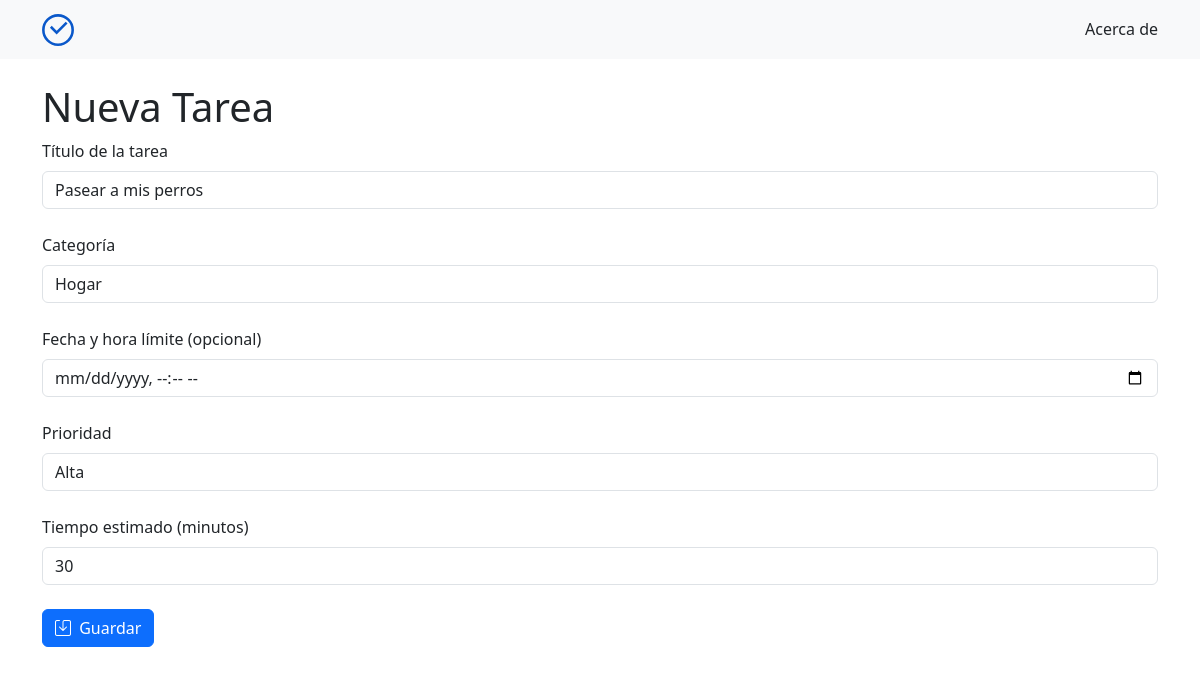
The app's page /editar/1, older data.
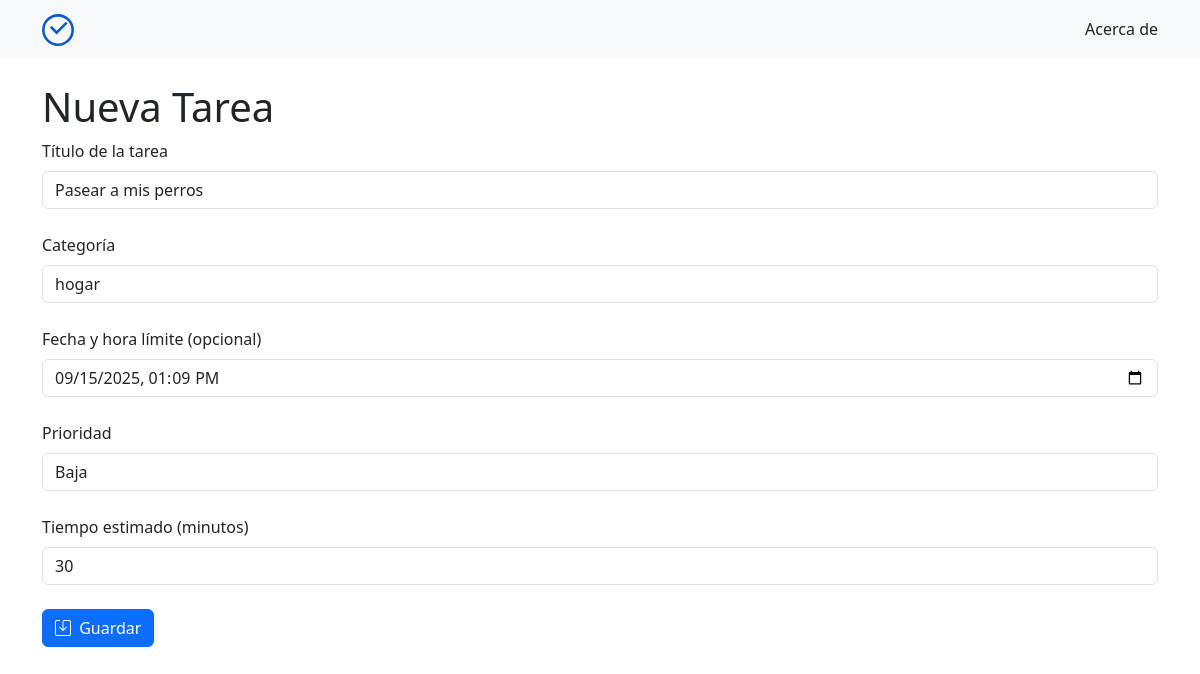
The same page, newer data.
### tables this page shows
CREATE TABLE tareas (
            id INTEGER PRIMARY KEY AUTOINCREMENT,
            nombre TEXT NOT NULL,
            fecha_creacion TEXT NOT NULL DEFAULT (datetime('now','localtime')),
            fecha_limite TEXT,
            prioridad TEXT DEFAULT 'media',
            estado TEXT NOT NULL DEFAULT 'pendiente',
            tiempo_estimado INTEGER,
            completado_en TEXT,
            id_categoria INTEGER NOT NULL,
            fecha_actualizacion TEXT NOT NULL DEFAULT (datetime('now','localtime')),
            FOREIGN KEY (id_categoria) REFERENCES categorias(id)
                ON UPDATE CASCADE
                ON DELETE RESTRICT
        );

### app.py (the view)
@app.route("/editar/<int:id>", methods=["GET", "POST"])
def editar(id): # EDITA Y ACTUALIZA UNA TAREA EXISTENTE
    tarea = Tarea.get_by_id(id)
    if not tarea:
        abort(404)
        return render_template("404.html"), 404
    if request.method == "POST":
        nombre = request.form.get("title", "").strip()
        categoria = request.form.get("categoria", "").strip()
        fecha_limite = request.form.get("fecha_limite", "").strip() or None
        prioridad = request.form.get("prioridad", "").strip() or None
        tiempo_estimado = request.form.get("tiempo_estimado", "").strip() or None
        if tiempo_estimado:
            try:
                tiempo_estimado = int(tiempo_estimado)
            except ValueError:
                flash("El tiempo estimado debe ser un número válido", "danger")
                return redirect(f"/editar/{id}")
        try:
            categoria_id = Categoria.get_or_create(categoria)
            Tarea.update(id, nombre)
            Tarea.move_to_categoria(id, categoria_id)
            if fecha_limite is not None:
                Tarea.set_fecha_limite(id, fecha_limite)
            if prioridad is not None:
                Tarea.set_prioridad(id, prioridad)
            if tiempo_estimado is not None:
                Tarea.set_tiempo_estimado(id, tiempo_estimado)
        except ValueError as err:
            flash(str(err), "danger")
            return redirect(f"/editar/{id}")
        flash("Tarea actualizada", "success")
        return redirect(f"/tarea/{id}")
    else:
        categorias = Categoria.get_all()
        return render_template("editar.html", tarea=tarea, categorias=categorias)

### database.py (called while the page is built)
def connect_db():
    conn = sqlite3.connect(DATABASE_NAME) # Conecta a la base de datos
    conn.row_factory = sqlite3.Row  # Devuelve filas tipo Row: acceso por índice y por llave
    conn.execute("PRAGMA foreign_keys = ON") # Activa el modo de clave foránea
    return conn

def query_all(sql, params=None):
    conn = connect_db()
    rows = conn.execute(sql, params or ()).fetchall()
    conn.close()
    return rows

def query_one(sql, params=None):
    conn = connect_db()
    row = conn.execute(sql, params or ()).fetchone()
    conn.close()
    return row

### models/categoria.py (called while the page is built)
    @staticmethod
    def get_all():
        query = query_all("SELECT id, nombre FROM categorias ORDER BY id")
        print(f" * Categorías: {query}")
        return query

### models/tarea.py (called while the page is built)
    @staticmethod
    def get_by_id(tarea_id):
        return query_one(
            """SELECT id, nombre, fecha_creacion, fecha_limite, prioridad, estado, tiempo_estimado,
                      completado_en, id_categoria, fecha_actualizacion
               FROM tareas WHERE id = ?""",
            (tarea_id,),
        )

### templates/editar.html (shortened to what this page needs)
{% extends "layout.html" %}
{% block content %}
<h1>Nueva Tarea</h1>
<form action="/editar/{{ tarea.id }}" method="post" id="editar-tarea-form" data-id="{{ tarea.id }}">
  <label class="form-label" for="nombre">Título de la tarea</label>
  <input name="title" class="form-control" value="{{ tarea.nombre }}" type="text" id="nombre">
  <br>
  <label class="form-label" for="categoria">Categoría</label>
  <select
    id="categoria"
    name="categoria"
    placeholder="Selecciona o crea una categoría"
    class="form-control"
  >
    {% if categorias %}
      {% for cat in categorias %}
        {% set is_selected = (cat.id|string) == (tarea.id_categoria|string) %}
    <option value="{{ cat.nombre }}" {% if is_selected %}selected{% endif %}>{{ cat.nombre }}</option>
    {% endfor %}
    {% endif %}
  </select>
  <br>
  <label class="form-label" for="fecha_limite">Fecha y hora límite (opcional)</label>
  <input name="fecha_limite" class="form-control" type="datetime-local" id="fecha_limite" value="{{ tarea.fecha_limite if tarea.fecha_limite else '' }}">
  <br>
  <label class="form-label" for="prioridad">Prioridad</label>
  <select name="prioridad" class="form-control" id="prioridad">
    {% if tarea.prioridad == 'baja' %}
    <option value="baja" selected>Baja</option>
    {% else %}
    <option value="baja">Baja</option>
    {% endif %}
    {% if tarea.prioridad == 'alta' %}
    <option value="alta" selected>Alta</option>
    {% else %}
    <option value="alta">Alta</option>
    {% endif %}
  </select>
  <br>
  <label class="form-label" for="tiempo_estimado">Tiempo estimado (minutos)</label>
  <input name="tiempo_estimado" class="form-control" type="number" id="tiempo_estimado" min="0" placeholder="Ej: 30" value="{{ tarea.tiempo_estimado if tarea.tiempo_estimado else '' }}">
  <br>
  <button type="submit" class="btn btn-primary">
    <i class="bi bi-save me-1"></i>
    Guardar
  </button>
</form>
<link href="https://cdn.jsdelivr.net/npm/tom-select@2.3.1/dist/css/tom-select.css" rel="stylesheet">
{% endblock %}

Row changes from the older to the newer data that the page shows:
changed tareas "Pasear a mis perros": fecha_limite (not shown) → "09/15/2025 13:09"; prioridad "Alta" → "Baja"
Text that changed along with them:
form field categoria: "Hogar" → "hogar"
